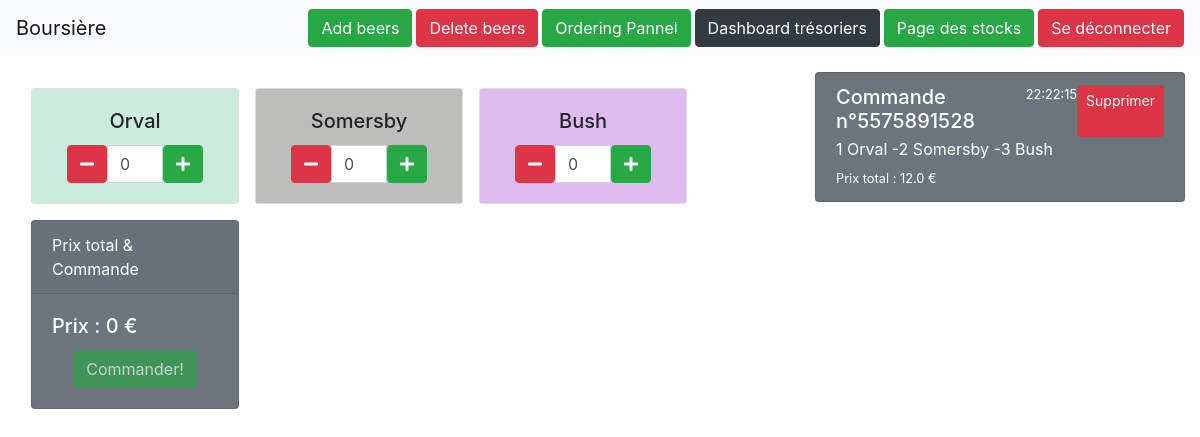
Page /beer_ordering/ (signed in) on the earlier database version.
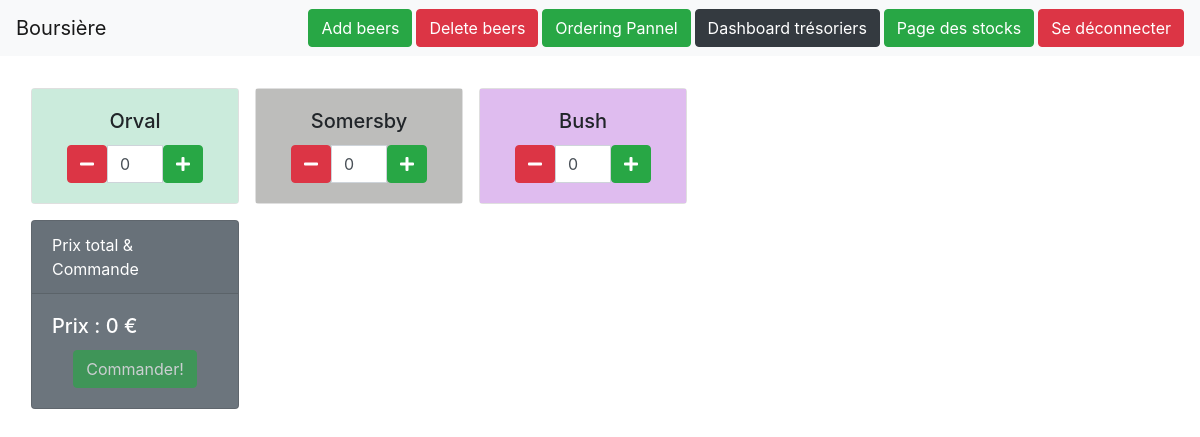
Same page on the later database version.
### Beer/models.py (models this page shows, shortened)
class Beer(models.Model):
    beer_name = models.CharField(max_length=100)
    price = models.FloatField(null=False)
    buy_price = models.FloatField(null=False)
    stock = models.IntegerField(null=False)
    coef_up = models.FloatField(null=False)
    coef_down = models.FloatField(null=False)
    coef_max = models.FloatField(null=False)
    q_qarder = models.IntegerField(null=False, default=0)
    q_current_qarder = models.IntegerField(null=False, default=0)
    alcohol_percentage = models.FloatField(null=False, default=0)
    bar = models.IntegerField(null=False, default=1)
    trend = models.CharField(max_length=10, default='EQUAL')
    out_of_stock = models.BooleanField(null=False, default=False)
    class Meta:
        permissions = (("show_tool_bar", "Can show the toolbar"),)

class History(models.Model):
    id_str = models.CharField(max_length=25, null=False)
    time = models.CharField(null=False, max_length=25)
    total_price = models.FloatField(null=False, default=0)
    buy_total_price = models.FloatField(null=False, default=0)
    history_json = models.TextField()
    text = models.TextField(null=False, default="")

### Beer/views.py (the view)
# urls.py: path('beer_ordering/', BeerViews.beer_ordering_view, name='beer_ordering'),
@login_required
def beer_ordering_view(request):
    return render(request, 'ordering_beer_page.html', {'beers':BeerModel.objects.all(), 'history':History.objects.all()})

### Beer/templatetags/filter_extra.py (called while the page is built)
def rcolors(value):
    letters = 'B,C,D,E,F'.split(',');
    color = '#';
    while color in color_list:
        for i in range(6):
            color += letters[math.floor(random() * len(letters))]
    color_list.append(color)
    return color;

### templates/ordering_beer_page.html (shortened to what this page needs)
{%extends 'main_template.html' %}
{% load static %}
{%block content%}
<div class="container-fluid">
<div class="row">
  <div class="col-sm-8">
    {% include 'beer_card.html' with beers=beers%}
    <div class="card text-white bg-secondary mt-3 ml-3" style="max-width: 13rem;">
        <div class="card-header">Prix total & Commande</div>
        <div class="card-body">
            <h5 class="card-title" id="total_price">Prix : 0 €</h5>
            <div class="text-center">
        <div class="btn btn-success disabled" id="order_btn" onclick="make_order()">Commander!</div>
                </div>
        </div>
    </div>
</div>
      <div class="col-sm-4">
    {% include 'ordering_list.html' with history=history %}
  </div>
</div>
</div>
{%endblock%}

### templates/beer_card.html
{% load static %}
{% load filter_extra %}
<div class="row col-sm">
{% for beer in beers %}
    <div class="card ml-3 mt-3" style="width: 13rem;">
      <div class="card-body" style='background-color: {{beer.beer_name|rcolors}};'>
           <h5 class="card-title text-center">{{ beer.beer_name }}</h5>
        <div class="input-group col-sm-12">
          <span class="input-group-btn">
              <div class="btn btn-danger" onclick="minus({{ forloop.counter }}, '{{ beer.beer_name }}')">
                  <i class="fas fa-minus"></i>
              </div>
          </span>
          <input type="text" id="input{{ forloop.counter }}" class="form-control input-number" value="0" min="0">
          <span class="input-group-btn" onclick="plus({{ forloop.counter }}, '{{ beer.beer_name }}')">
              <button type="button" class="btn btn-success">
                  <i class="fas fa-plus"></i>
              </button>
          </span>
      </div>
      </div>
    </div>
{% endfor %}
</div>

### templates/ordering_list.html
<div class="list-group" id="histo" style="position: relative; height: 94vh; width: 100%; overflow-y: scroll;">
    {% for histo in history reversed %}
    <a class="list-group-item list-group-item-action flex-column align-items-start text-white bg-secondary" id="{{ histo.id_str }}">
        <div class="d-flex w-100 justify-content-between">
            <h5 class="mb-1">Commande n°{{ histo.id_str }}</h5>
            <small>{{ histo.time }}</small>
            <div class="btn btn-sm btn-danger" onclick="delete_histo({{ histo.id_str }})">Supprimer</div>
        </div>
    <p class="mb-1">{{ histo.text }}</p>
    <small id="">Prix total : {{ histo.total_price }} €</small>
    </a>
    {% endfor %}
</div>

Differences in the rows shown:
removed History: id_str "5575891528", time "22:22:15", text "1 Orval -2 Somersby -3 Bush", total_price "12.0"
